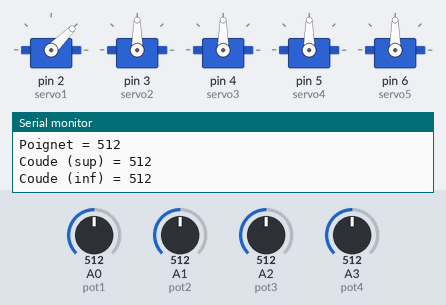
Simulated run of this sketch. Board: Arduino Uno, built with avr-gcc and run on an emulated ATmega328P. Shown: 5 × servo, the last lines printed to the serial monitor. The test bench sets the inputs (shaded band); at power-on: A0 (pot1) = 512, A1 (pot2) = 512, A2 (pot3) = 512, A3 (pot4) = 512.

Above: at 1.7 s.
1.8 s: A0 (pot1) set to 60
At 3.6 s:
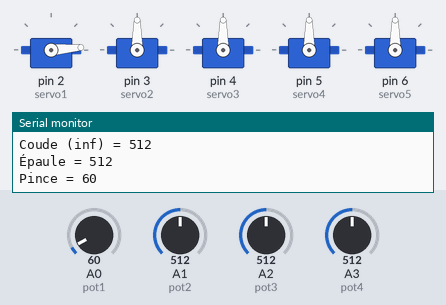
3.9 s: A1 (pot2) set to 60
At 6.4 s:
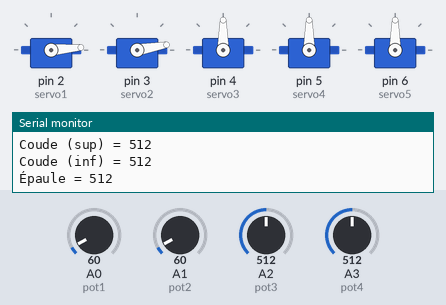
6.7 s: A2 (pot3) set to 112
At 9.5 s:
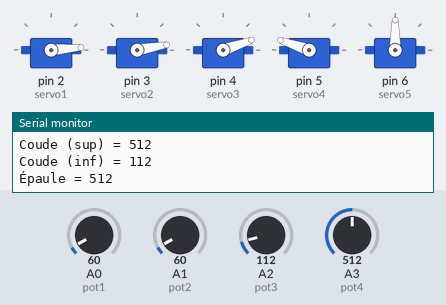
9.7 s: A2 (pot3) set to 102
At 11.1 s:
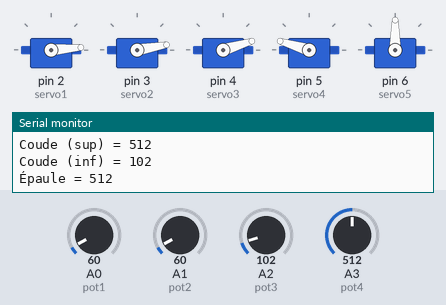
11.4 s: A3 (pot4) set to 165
At 12.9 s:
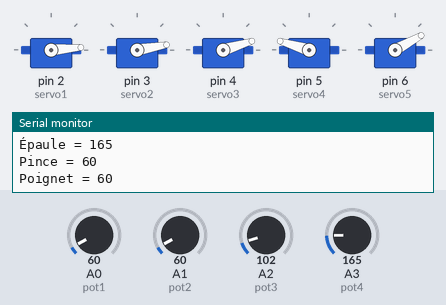
13.8 s: A3 (pot4) set to 81
At 15.3 s:
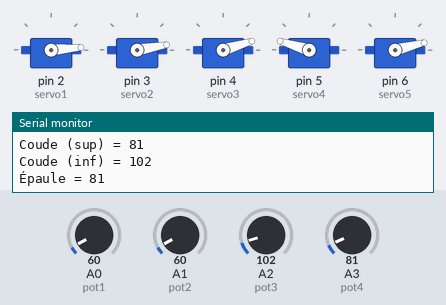
15.6 s: A3 (pot4) set to 73
Timing chart, 0 to 18.3 s (numbered marks = the images above; inputs shaded):
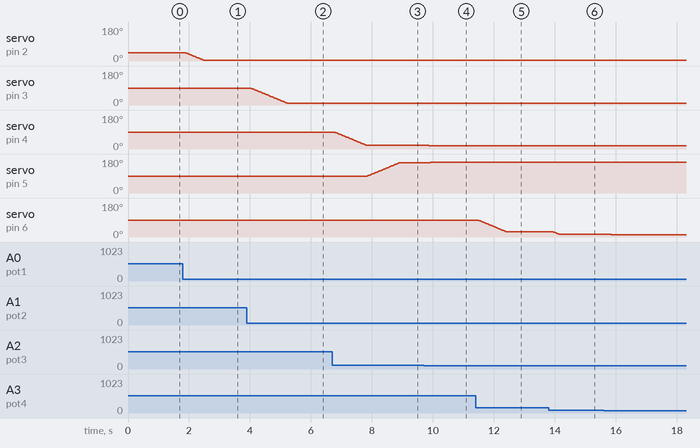

The sketch:

Robot-arm-github.ino
```cpp
#include <Servo.h>

Servo servo1;  // Servo pour la pince
Servo servo2;  // Servo pour le poignet
Servo servo3;  // Servo pour le coude inférieur (lié inversement au supérieur)
Servo servo4;  // Servo pour le coude supérieur
Servo servo5;  // Servo pour l'épaule

int pot1 = A0;  // Potentiomètre pour la pince
int pot2 = A1;  // Potentiomètre pour le poignet
int pot3 = A2;  // Potentiomètre pour le coude
int pot4 = A3;  // Potentiomètre pour l'épaule

int val1, val2, val3, val4;
int ANGLE1, ANGLE2, ANGLE3, ANGLE4, ANGLE5;

void setup() {
  Serial.begin(9600);

  servo1.attach(2);  // Pince
  servo2.attach(3);  // Poignet
  servo3.attach(4);  // Coude inférieur
  servo4.attach(5);  // Coude supérieur
  servo5.attach(6);  // Épaule

  // Initialiser chaque servo à la position correspondant à la valeur du potentiomètre
  val1 = analogRead(pot1);
  ANGLE1 = map(val1, 0, 1023, 0, 90);  // Pince
  servo1.write(ANGLE1);

  val2 = analogRead(pot2);
  ANGLE2 = map(val2, 0, 1023, 0, 180);  // Poignet
  servo2.write(ANGLE2);

  val3 = analogRead(pot3);
  ANGLE3 = map(val3, 0, 1023, 0, 180);  // Coude inférieur
  ANGLE4 = map(val3, 0, 1023, 180, 0);  // Coude supérieur (inverse)
  servo3.write(ANGLE3);
  servo4.write(ANGLE4);

  val4 = analogRead(pot4);
  ANGLE5 = map(val4, 0, 1023, 0, 180);  // Épaule
  servo5.write(ANGLE5);

  delay(500);
}

void loop() {
  // Lire les potentiomètres et mapper les valeurs aux angles
  val1 = analogRead(pot1);
  int targetAngle1 = map(val1, 0, 1023, 0, 90);  // Pince

  val2 = analogRead(pot2);
  int targetAngle2 = map(val2, 0, 1023, 0, 180);  // Poignet

  val3 = analogRead(pot3);
  int targetAngle3 = map(val3, 0, 1023, 0, 180);  // Coude inférieur
  int targetAngle4 = map(val3, 0, 1023, 180, 0);  // Coude supérieur

  val4 = analogRead(pot4);
  int targetAngle5 = map(val4, 0, 1023, 0, 180);  // Épaule

  // Ajustement dynamique du poignet en fonction du coude
  if (targetAngle4 > 70) {  // Si le coude supérieur dépasse 70 degrés
    targetAngle2 = constrain(targetAngle2, 0, 165);  // Limite la flexion du poignet
  }

  if (targetAngle4 > 120) {
    targetAngle2 = constrain(targetAngle2, 0, 155);  // Limite la flexion du poignet
  }
  if (targetAngle4 > 130) {
    targetAngle2 = constrain(targetAngle2, 0, 140);  // Limite la flexion du poignet
  }
  if (targetAngle4 > 135) {
    targetAngle2 = constrain(targetAngle2, 0, 125);  // Limite la flexion du poignet
  }
  if (targetAngle4 > 140) {
    targetAngle2 = constrain(targetAngle2, 0, 110);  // Limite la flexion du poignet
  }
  if (targetAngle4 > 150) {
    targetAngle2 = constrain(targetAngle2, 0, 95);  // Limite la flexion du poignet
  }
  if (targetAngle4 > 160) {
    targetAngle2 = constrain(targetAngle2, 0, 70);  // Limite la flexion du poignet
  }
  if (targetAngle4 > 170) {
    targetAngle2 = constrain(targetAngle2, 0, 55);  // Limite la flexion du poignet
  }
  if (targetAngle4 > 175) {
    targetAngle2 = constrain(targetAngle2, 0, 40);  // Limite la flexion du poignet
  }


  // Déplacer les servos progressivement
  moveServoTo(servo1, targetAngle1);  // Pince
  moveServoTo(servo2, targetAngle2);  // Poignet
  moveServoTo(servo3, targetAngle3);  // Coude inférieur
  moveServoTo(servo4, targetAngle4);  // Coude supérieur
  moveServoTo(servo5, targetAngle5);  // Épaule

  delay(100);  // Ajusté pour un mouvement plus réactif

  Serial.print("Pince = ");
  Serial.println(val1);
  Serial.print("Poignet = ");
  Serial.println(val2);
  Serial.print("Coude (sup) = ");
  Serial.println(val4);
  Serial.print("Coude (inf) = ");
  Serial.println(val3);
  Serial.print("Épaule = ");
  Serial.println(val4);
}

void moveServoTo(Servo &servo, int targetAngle) {
  int currentAngle = servo.read();
  if (targetAngle > currentAngle) {
    for (int i = currentAngle; i <= targetAngle; i++) {
      servo.write(i);
      delay(15);
    }
  } else {
    for (int i = currentAngle; i >= targetAngle; i--) {
      servo.write(i);
      delay(15);
    }
  }
}
```

Measured:
- after the input at 1.8 s, servo on pin 2 (servo1): moves from 45° to 5° over 0.60 s, starting after 0.07 s
- after the input at 3.9 s, servo on pin 3 (servo2): moves from 90° to 10° over 1.2 s, starting after 0.12 s
- after the input at 6.7 s, servo on pin 4 (servo3): moves from 90° to 19° over 1.1 s, starting after 0.07 s; servo on pin 5 (servo4): moves from 90° to 161° over 1.1 s, starting after 1.2 s
- after the input at 9.7 s, servo on pin 4 (servo3): 19° → 17° after 0.16 s; servo on pin 5 (servo4): 161° → 163° after 0.22 s
- after the input at 11.4 s, servo on pin 6 (servo5): moves from 90° to 29° over 0.90 s, starting after 0.08 s
- after the input at 13.8 s, servo on pin 6 (servo5): 29° → 14° after 0.12 s
- after the input at 15.6 s, servo on pin 6 (servo5): 14° → 12° after 0.25 s
